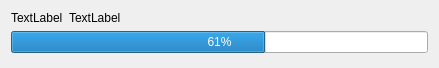
<?xml version="1.0" encoding="UTF-8"?>
<ui version="4.0">
 <class>DownloadProgressItem</class>
 <widget class="QWidget" name="DownloadProgressItem">
  <property name="geometry">
   <rect>
    <x>0</x>
    <y>0</y>
    <width>439</width>
    <height>68</height>
   </rect>
  </property>
  <property name="sizePolicy">
   <sizepolicy hsizetype="Preferred" vsizetype="Preferred">
    <horstretch>0</horstretch>
    <verstretch>0</verstretch>
   </sizepolicy>
  </property>
  <property name="minimumSize">
   <size>
    <width>0</width>
    <height>0</height>
   </size>
  </property>
  <property name="windowTitle">
   <string>Form</string>
  </property>
  <layout class="QFormLayout" name="formLayout">
   <item row="1" column="0" colspan="2">
    <widget class="QProgressBar" name="progressBar">
     <property name="minimumSize">
      <size>
       <width>0</width>
       <height>0</height>
      </size>
     </property>
     <property name="value">
      <number>61</number>
     </property>
    </widget>
   </item>
   <item row="0" column="0">
    <widget class="QLabel" name="label">
     <property name="minimumSize">
      <size>
       <width>0</width>
       <height>0</height>
      </size>
     </property>
     <property name="text">
      <string>TextLabel</string>
     </property>
    </widget>
   </item>
   <item row="0" column="1">
    <widget class="QLabel" name="label_2">
     <property name="minimumSize">
      <size>
       <width>0</width>
       <height>0</height>
      </size>
     </property>
     <property name="text">
      <string>TextLabel</string>
     </property>
    </widget>
   </item>
  </layout>
 </widget>
 <resources/>
 <connections/>
</ui>
